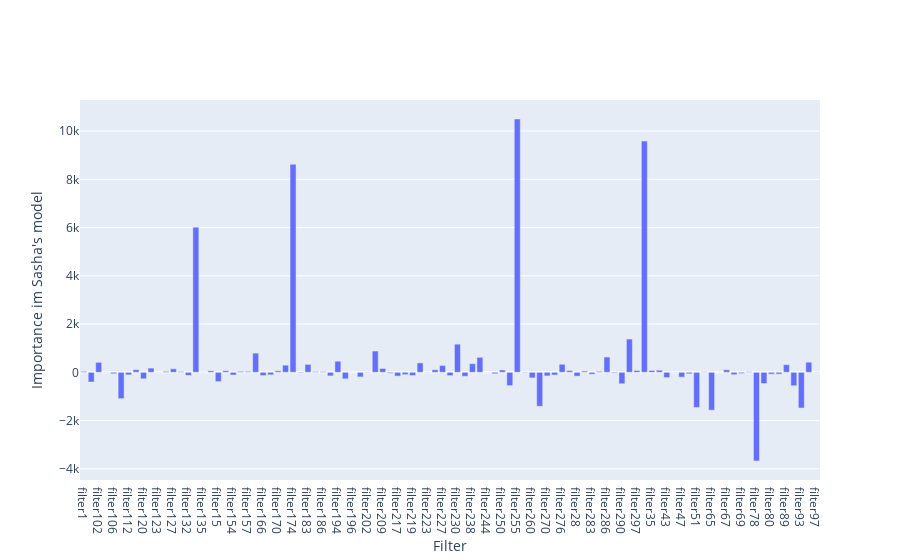

The notebook cell this image was saved under:
### Code cell
fig = go.Figure(go.Bar(x=sasha_importance.index, y=sasha_importance['myeloid']))
fig.update_layout(yaxis_title="Importance im Sasha's model",
                      xaxis_title ="Filter")
fig.show()

### Figure 1 — Plotly figure (JSON) as saved in the notebook; plotly's stock layout.template omitted (floating-point values rounded to 4 significant figures)
{"data": [{"type": "bar", "x": ["filter1", "filter10", "filter102", "filter105", "filter106", "filter11", "filter112", "filter115", "filter120", "filter122", "filter123", "filter124", "filter127", "filter129", "filter132", "filter133", "filter135", "filter14", "filter15", "filter151", "filter154", "filter155", "filter157", "filter165", "filter166", "filter167", "filter170", "filter173", "filter174", "filter178", "filter183", "filter185", "filter186", "filter190", "filter194", "filter195", "filter196", "filter198", "filter202", "filter205", "filter209", "filter214", "filter217", "filter218", "filter219", "filter220", "filter223", "filter224", "filter227", "filter23", "filter230", "filter231", "filter238", "filter242", "filter244", "filter247", "filter250", "filter252", "filter255", "filter257", "filter260", "filter264", "filter270", "filter275", "filter276", "filter279", "filter28", "filter281", "filter283", "filter284", "filter286", "filter288", "filter290", "filter292", "filter297", "filter34", "filter35", "filter40", "filter43", "filter44", "filter47", "filter50", "filter51", "filter6", "filter65", "filter66", "filter67", "filter68", "filter69", "filter70", "filter78", "filter8", "filter80", "filter85", "filter89", "filter9", "filter93", "filter94", "filter97"], "y": [39.2, -402.5, 412.9, 5.427, -58.68, -1091.0, -105.6, 106.9, -269.6, 175.2, 6.974, 39.27, 145.5, 28.97, -127.0, 6015.0, -3.673, 62.92, -385.7, 68.14, -112.6, 40.27, 37.79, 794.7, -134.9, -106.2, 63.11, 295.1, 8623.0, -23.58, 328.2, 29.69, 27.47, -148.0, 460.0, -272.0, 1.891, -190.5, 14.0, 881.9, 159.2, -39.94, -157.4, -96.45, -133.5, 390.3, 10.59, 105.9, 283.8, -137.5, 1167.0, -164.5, 356.9, 620.6, -3.15, -59.95, 96.59, -550.0, 10500.0, -19.06, -230.2, -1407.0, -148.2, -112.6, 333.1, 70.45, -158.8, 51.96, -79.39, 38.9, 632.4, -32.82, -475.1, 1378.0, 76.93, 9586.0, 77.76, 88.83, -217.4, -6.811, -201.4, -63.63, -1455.0, 19.29, -1571.0, 2.055, 104.6, -98.44, -48.24, 21.56, -3676.0, -464.4, -75.64, -72.98, 317.0, -556.4, -1480.0, 419.0, 11.36]}], "layout": {"xaxis": {"title": {"text": "Filter"}}, "yaxis": {"title": {"text": "Importance im Sasha's model"}}}}
